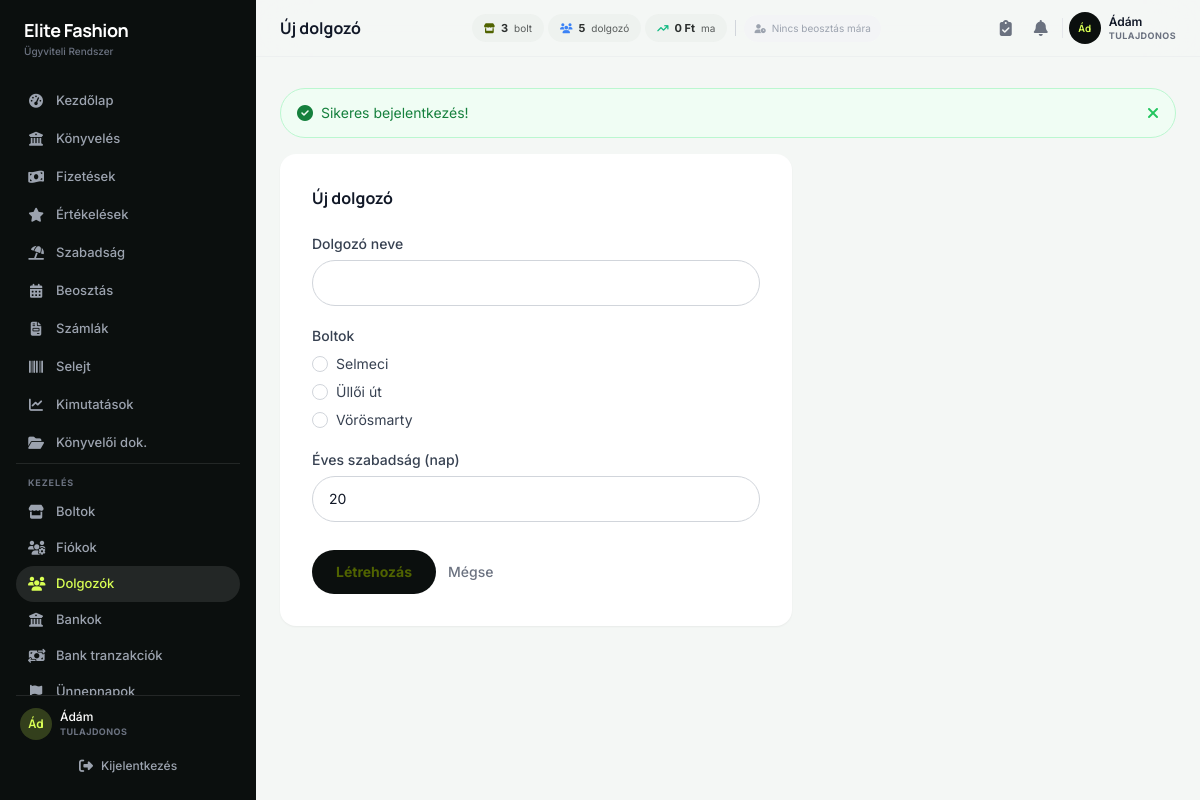
The page /employees/create (signed in) on the database its author committed.
### tables this page shows
CREATE TABLE `users` (
  `id` int(10) unsigned NOT NULL AUTO_INCREMENT,
  `name` varchar(255) NOT NULL,
  `email` varchar(255) NOT NULL,
  `password` varchar(255) NOT NULL,
  `role` enum('tulajdonos','bolt','konyvelo') NOT NULL DEFAULT 'bolt',
  `store_id` int(10) unsigned DEFAULT NULL,
  `is_active` tinyint(1) NOT NULL DEFAULT 1,
  `remember_token` varchar(64) DEFAULT NULL,
  `avatar` varchar(255) DEFAULT NULL,
  `created_at` timestamp NOT NULL DEFAULT current_timestamp(),
  `updated_at` timestamp NOT NULL DEFAULT current_timestamp() ON UPDATE current_timestamp(),
  PRIMARY KEY (`id`),
  UNIQUE KEY `email` (`email`),
  KEY `store_id` (`store_id`),
  CONSTRAINT `users_ibfk_1` FOREIGN KEY (`store_id`) REFERENCES `stores` (`id`) ON DELETE SET NULL
);

CREATE TABLE `stores` (
  `id` int(10) unsigned NOT NULL AUTO_INCREMENT,
  `name` varchar(255) NOT NULL,
  `created_at` timestamp NOT NULL DEFAULT current_timestamp(),
  `updated_at` timestamp NOT NULL DEFAULT current_timestamp() ON UPDATE current_timestamp(),
  PRIMARY KEY (`id`)
);

### app/Views/employees/form.php (the view, shortened to what the rows shown need)
<?php
$employee = $data['employee'] ?? null;
$stores = $data['stores'] ?? [];
$assignedStoreIds = $data['assignedStoreIds'] ?? [];
?>
<div class="max-w-lg">
    <div class="bg-white rounded-2xl shadow-sm p-6 sm:p-8">
        <h3 class="font-heading font-bold text-gray-900 mb-6"><?= $employee ? 'Dolgozó szerkesztése' : 'Új dolgozó' ?></h3>
        <form method="POST" action="<?= base_url($employee ? "/employees/{$employee['id']}" : '/employees') ?>" class="space-y-5">
            <div>
                <label for="name" class="block text-sm font-medium text-gray-700 mb-1.5">Dolgozó neve</label>
                <input type="text" id="name" name="name"
                       value="<?= e($employee ? $employee['name'] : old('name')) ?>"
                       class="w-full px-4 py-3 border border-gray-300 rounded-xl focus:ring-2 focus:ring-primary/50 focus:border-primary text-sm"
                       required>
            </div>
            <div>
                <label class="block text-sm font-medium text-gray-700 mb-2">Boltok</label>
                <div class="space-y-2">
                    <?php foreach ($stores as $store): ?>
                    <label class="flex items-center gap-2 cursor-pointer">
                        <input type="checkbox" name="store_ids[]" value="<?= $store['id'] ?>"
                               <?= in_array($store['id'], $assignedStoreIds) ? 'checked' : '' ?>
                               class="h-4 w-4 text-sidebar border-gray-300 rounded focus:ring-primary">
                        <span class="text-sm text-gray-700"><?= e($store['name']) ?></span>
                    </label>
                    <?php endforeach; ?>
                </div>
            </div>
            <div>
                <label class="block text-sm font-medium text-gray-700 mb-1.5">Éves szabadság (nap)</label>
                <input type="number" name="vacation_days_total" min="0" max="60"
                       value="<?= e($employee ? $employee['vacation_days_total'] : old('vacation_days_total', '20')) ?>"
                       class="w-full px-4 py-3 border border-gray-300 rounded-xl focus:ring-2 focus:ring-primary/50 focus:border-primary text-sm"
                       placeholder="20">
            </div>
            <div class="flex items-center gap-3 pt-2">
                <button type="submit" class="bg-sidebar text-primary px-6 py-3 rounded-full font-bold text-sm hover:bg-gray-800 transition-colors">
                    <?= $employee ? 'Mentés' : 'Létrehozás' ?>
                </button>
                <a href="<?= base_url('/employees') ?>" class="text-gray-500 hover:text-gray-700 text-sm font-medium">Mégse</a>
            </div>
        </form>
    </div>
</div>

### app/Views/partials/sidebar.php (shortened to what the rows shown need)
<?php
$currentUser = Auth::user();
$isOwner = Auth::isOwner();
$isAccountant = Auth::isAccountant();
if ($isOwner && !TabPermission::hasAnyPermissions($currentUser['id'])) {
    $visibleTabs = array_keys(TabPermission::TABS);
} else {
    $visibleTabs = TabPermission::getVisibleTabs($currentUser['id']);
}
$visibleTabs = array_filter($visibleTabs, fn($t) => $t !== 'chat');
$activeTab = $data['activeTab'] ?? '';
?>
<aside id="sidebar" class="fixed left-0 top-0 h-screen w-64 bg-sidebar flex flex-col px-4 py-4 z-40 transform -translate-x-full lg:translate-x-0 transition-transform duration-300">
    <div class="mb-6 px-2">
        <h1 class="text-lg font-heading font-bold text-white tracking-tight">Elite Fashion</h1>
        <p class="text-[10px] text-gray-500 font-medium">Ügyviteli Rendszer</p>
    </div>
    <nav class="flex-grow space-y-0.5 overflow-y-auto">
        <?php foreach (TabPermission::TABS as $slug => $tab): ?>
            <?php if (!in_array($slug, $visibleTabs)) continue; ?>
            <?php
                $isActive = ($activeTab === $slug);
                $href = match($slug) {
                    'dashboard'  => '/',
                    'konyveles'  => '/finance',
                    'fizetes'    => '/salary',
                    'ertekeles'  => '/evaluations',
                    'szabadsag'  => '/vacation',
                    'beosztas'   => '/schedule',
                    'szamlak'    => '/invoices',
                    'selejt'     => '/defects',
                    'kimutat'        => '/finance/summary',
                    'konyvelo_docs'  => '/accounting',
                    default          => '#',
                };
            ?>
            <a href="<?= base_url($href) ?>"
               class="flex items-center gap-3 px-3 py-2 text-[13px] font-medium rounded-lg transition-colors duration-200
                      <?= $isActive
                          ? 'bg-white/10 text-accent'
                          : 'text-gray-400 hover:bg-white/5 hover:text-gray-200' ?>">
                <i class="fa-solid <?= $tab['icon'] ?> text-sm w-4 text-center"></i>
                <?= $tab['label'] ?>
            </a>
        <?php endforeach; ?>
        <?php if ($isOwner): ?>
            <div class="border-t border-white/10 mt-3 pt-3">
                <p class="px-3 text-[9px] text-gray-500 uppercase tracking-widest font-bold mb-1">Kezelés</p>
                <a href="<?= base_url('/stores') ?>"
                   class="flex items-center gap-3 px-3 py-2 text-[13px] font-medium rounded-lg transition-colors duration-200
                          <?= ($activeTab === 'stores') ? 'bg-white/10 text-accent' : 'text-gray-400 hover:bg-white/5 hover:text-gray-200' ?>">
                    <i class="fa-solid fa-store text-sm w-4 text-center"></i>
                    Boltok
                </a>
                <a href="<?= base_url('/users') ?>"
                   class="flex items-center gap-3 px-3 py-2 text-[13px] font-medium rounded-lg transition-colors duration-200
                          <?= ($activeTab === 'users') ? 'bg-white/10 text-accent' : 'text-gray-400 hover:bg-white/5 hover:text-gray-200' ?>">
                    <i class="fa-solid fa-users-gear text-sm w-4 text-center"></i>
                    Fiókok
                </a>
                <a href="<?= base_url('/employees') ?>"
                   class="flex items-center gap-3 px-3 py-2 text-[13px] font-medium rounded-lg transition-colors duration-200
                          <?= ($activeTab === 'employees') ? 'bg-white/10 text-accent' : 'text-gray-400 hover:bg-white/5 hover:text-gray-200' ?>">
                    <i class="fa-solid fa-users text-sm w-4 text-center"></i>
                    Dolgozók
                </a>
                <a href="<?= base_url('/banks') ?>"
                   class="flex items-center gap-3 px-3 py-2 text-[13px] font-medium rounded-lg transition-colors duration-200
                          <?= ($activeTab === 'banks') ? 'bg-white/10 text-accent' : 'text-gray-400 hover:bg-white/5 hover:text-gray-200' ?>">
                    <i class="fa-solid fa-building-columns text-sm w-4 text-center"></i>
                    Bankok
                </a>
                <a href="<?= base_url('/bank-transactions') ?>"
                   class="flex items-center gap-3 px-3 py-2 text-[13px] font-medium rounded-lg transition-colors duration-200
                          <?= ($activeTab === 'bank_transactions') ? 'bg-white/10 text-accent' : 'text-gray-400 hover:bg-white/5 hover:text-gray-200' ?>">
                    <i class="fa-solid fa-money-bill-transfer text-sm w-4 text-center"></i>
                    Bank tranzakciók
                </a>
                <a href="<?= base_url('/holidays') ?>"
                   class="flex items-center gap-3 px-3 py-2 text-[13px] font-medium rounded-lg transition-colors duration-200
                          <?= ($activeTab === 'holidays') ? 'bg-white/10 text-accent' : 'text-gray-400 hover:bg-white/5 hover:text-gray-200' ?>">
                    <i class="fa-solid fa-flag text-sm w-4 text-center"></i>
                    Ünnepnapok
                </a>
            </div>
        <?php endif; ?>
    </nav>
    <div class="mt-auto pt-3 border-t border-white/10">
        <div class="flex items-center gap-2 mb-2 px-1">
            <div class="h-8 w-8 rounded-full bg-accent/20 flex items-center justify-center text-accent font-heading font-bold text-xs">
                <?= e(mb_substr($currentUser['name'], 0, 2)) ?>
            </div>
            <div class="flex-grow overflow-hidden">
                <p class="text-white text-xs font-medium truncate"><?= e($currentUser['name']) ?></p>
                <p class="text-gray-500 text-[9px] uppercase tracking-wider font-bold">
                    <?= $isOwner ? 'Tulajdonos' : ($isAccountant ? 'Könyvelő' : e($currentUser['store_name'] ?? 'Bolt')) ?>
                </p>
            </div>
        </div>
        <form method="POST" action="<?= base_url('/logout') ?>">
            <button type="submit"
                    class="w-full flex items-center justify-center gap-2 px-3 py-2 text-gray-400 hover:text-red-400 hover:bg-white/5 rounded-lg text-xs font-medium transition-colors">
                <i class="fa-solid fa-right-from-bracket text-sm"></i>
                Kijelentkezés
            </button>
        </form>
    </div>
</aside>

### app/Views/partials/header.php (shortened to what the rows shown need)
<?php
$currentUser = Auth::user();
$isOwner = Auth::isOwner();
$db = Database::getInstance();
if ($isOwner) {
    $_navStoreCount = (int)$db->query('SELECT COUNT(*) FROM stores')->fetchColumn();
    $_navEmpCount = (int)$db->query("SELECT COUNT(*) FROM employees WHERE is_active = 1")->fetchColumn();
    $_navTodayStmt = $db->prepare("SELECT COALESCE(SUM(amount), 0) FROM financial_records WHERE record_date = CURDATE() AND purpose IN ('napi_keszpenz','napi_bankkartya')");
    $_navTodayStmt->execute();
    $_navTodayRevenue = (float)$_navTodayStmt->fetchColumn();
    $_navWorkers = $db->query(
        "SELECT s.name as store_name, GROUP_CONCAT(e.name ORDER BY e.name SEPARATOR ', ') as workers
         FROM schedules sc
         JOIN stores s ON sc.store_id = s.id
         JOIN employees e ON sc.employee_id = e.id
         WHERE sc.work_date = CURDATE()
         GROUP BY s.id, s.name ORDER BY s.name"
    )->fetchAll();
}
?>
<header class="fixed top-0 right-0 w-full lg:w-[calc(100%-16rem)] z-20 bg-surface/80 backdrop-blur-xl border-b border-gray-200/50">
    <div class="flex items-center justify-between px-4 sm:px-6 py-2">
        <div class="flex items-center gap-3">
            <h2 class="font-heading font-bold text-base text-gray-900"><?= e($data['pageTitle'] ?? '') ?></h2>
        </div>
        <div class="hidden md:flex items-center gap-1">
            <?php if ($isOwner && $_navStoreCount !== null): ?>
            <div class="flex items-center gap-1.5 px-3 py-1.5 bg-surface-container-low rounded-full">
                <i class="fa-solid fa-store text-[10px] text-primary"></i>
                <span class="text-[11px] font-bold text-on-surface"><?= $_navStoreCount ?></span>
                <span class="text-[10px] text-on-surface-variant">bolt</span>
            </div>
            <div class="flex items-center gap-1.5 px-3 py-1.5 bg-surface-container-low rounded-full">
                <i class="fa-solid fa-users text-[10px] text-blue-500"></i>
                <span class="text-[11px] font-bold text-on-surface"><?= $_navEmpCount ?></span>
                <span class="text-[10px] text-on-surface-variant">dolgozó</span>
            </div>
            <?php endif; ?>
            <div class="flex items-center gap-1.5 px-3 py-1.5 bg-surface-container-low rounded-full">
                <i class="fa-solid fa-arrow-trend-up text-[10px] text-emerald-500"></i>
                <span class="text-[11px] font-bold text-on-surface"><?= format_money($_navTodayRevenue) ?></span>
                <span class="text-[10px] text-on-surface-variant">ma</span>
            </div>
            <?php if ($isOwner && !empty($_navWorkers)): ?>
                <?php foreach ($_navWorkers as $sw): ?>
                <div class="flex items-center gap-1.5 px-2.5 py-1.5 bg-blue-50 rounded-full">
                    <i class="fa-solid fa-user-clock text-[9px] text-blue-500"></i>
                    <span class="text-[10px] font-bold text-blue-700"><?= e($sw['store_name']) ?>:</span>
                    <span class="text-[10px] text-blue-600"><?= e($sw['workers']) ?></span>
                </div>
                <?php endforeach; ?>
            <?php elseif ($isOwner): ?>
                <div class="flex items-center gap-1.5 px-2.5 py-1.5 bg-gray-100 rounded-full">
                    <i class="fa-solid fa-user-clock text-[9px] text-gray-400"></i>
                    <span class="text-[10px] text-gray-400">Nincs beosztás mára</span>
                </div>
            <?php endif; ?>
        </div>
        <div class="flex items-center gap-1.5">
            <div class="relative" id="task-wrapper">
                <button class="relative p-2 text-gray-500 hover:bg-gray-200/50 rounded-xl transition-colors" id="task-btn" onclick="toggleTaskDropdown()">
                    <i class="fa-solid fa-clipboard-check"></i>
                </button>
            </div>
            <button class="relative p-2 text-gray-500 hover:bg-gray-200/50 rounded-xl transition-colors" id="notification-btn">
                <i class="fa-solid fa-bell"></i>
            </button>
            <div class="flex items-center gap-2">
                <div class="h-8 w-8 rounded-full bg-sidebar text-accent flex items-center justify-center font-heading font-bold text-[10px]">
                    <?= e(mb_substr($currentUser['name'], 0, 2)) ?>
                </div>
                <div class="hidden sm:block">
                    <p class="text-xs font-semibold text-gray-900 leading-tight"><?= e($currentUser['name']) ?></p>
                    <p class="text-[9px] text-gray-500 uppercase tracking-wider font-bold">
                        <?= $isOwner ? 'Tulajdonos' : (Auth::isAccountant() ? 'Könyvelő' : 'Bolt fiók') ?>
                    </p>
                </div>
            </div>
        </div>
    </div>
</header>

### rows shown on the page
users: name "Ád", name "Ádám"
stores: name "Selmeci"
stores: name "Üllői út"
stores: name "Vörösmarty"

### other values the page prints
$tab['label'] "Kezdőlap"
$tab['label'] "Könyvelés"
$tab['label'] "Fizetések"
$tab['label'] "Értékelések"
$tab['label'] "Szabadság"
$tab['label'] "Beosztás"
$tab['label'] "Számlák"
$tab['label'] "Selejt"
$tab['label'] "Kimutatások"
$tab['label'] "Könyvelői dok."
$data['pageTitle'] "Új dolgozó"
$_navStoreCount "3"
$_navEmpCount "5"
format_money($_navTodayRevenue) "0 Ft"
$success "Sikeres bejelentkezés!"
